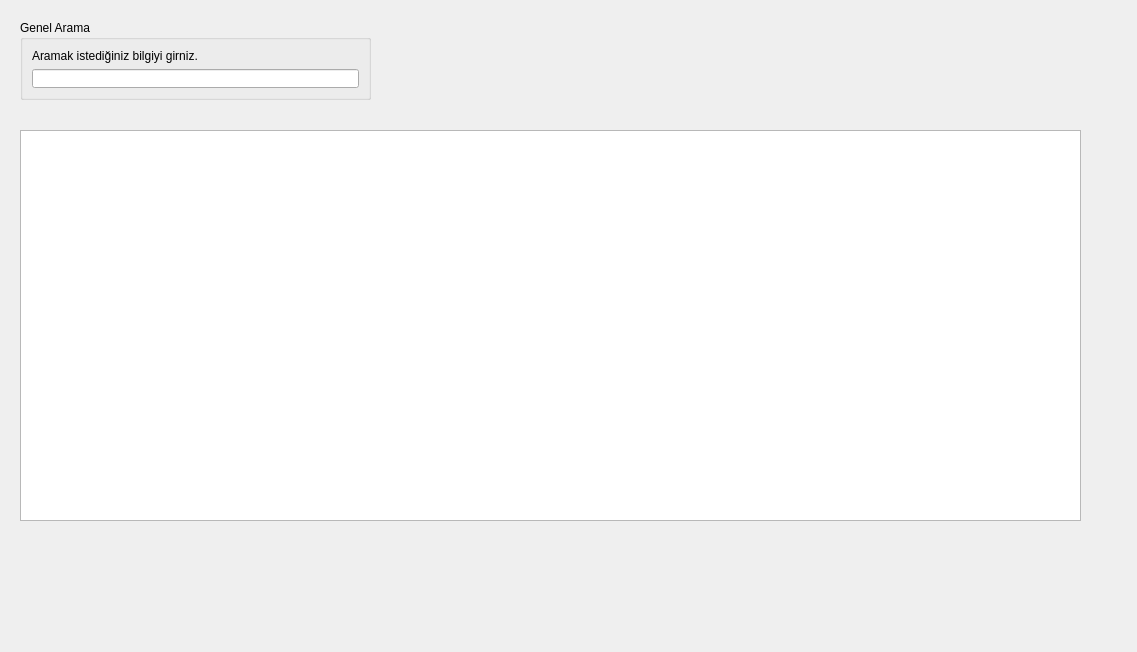
<?xml version="1.0" encoding="UTF-8"?>
<ui version="4.0">
 <class>YolcuListeFormu</class>
 <widget class="QWidget" name="YolcuListeFormu">
  <property name="geometry">
   <rect>
    <x>0</x>
    <y>0</y>
    <width>1137</width>
    <height>652</height>
   </rect>
  </property>
  <property name="windowTitle">
   <string>Form</string>
  </property>
  <widget class="QGroupBox" name="grparama">
   <property name="geometry">
    <rect>
     <x>20</x>
     <y>20</y>
     <width>351</width>
     <height>80</height>
    </rect>
   </property>
   <property name="title">
    <string>Genel Arama</string>
   </property>
   <layout class="QGridLayout" name="gridLayout">
    <item row="0" column="0">
     <widget class="QLabel" name="label">
      <property name="text">
       <string>Aramak istediğiniz bilgiyi girniz.</string>
      </property>
     </widget>
    </item>
    <item row="1" column="0">
     <widget class="QLineEdit" name="lineEdit"/>
    </item>
   </layout>
  </widget>
  <widget class="QTableWidget" name="tblyolculiste">
   <property name="geometry">
    <rect>
     <x>20</x>
     <y>130</y>
     <width>1061</width>
     <height>391</height>
    </rect>
   </property>
  </widget>
 </widget>
 <resources/>
 <connections/>
</ui>
